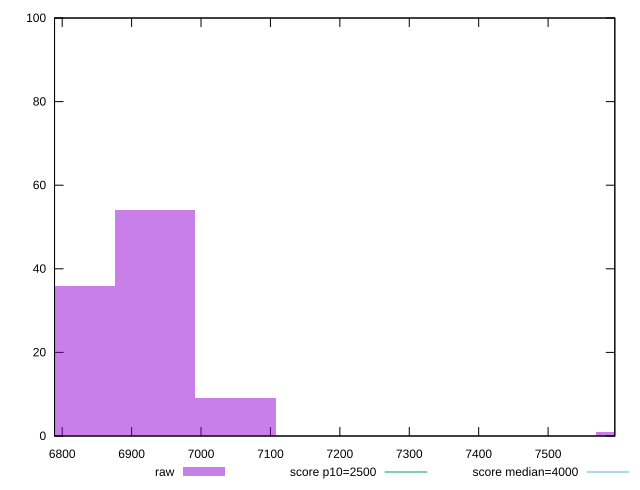

Source code (gnuplot):
reset

$raw <<EOF
7627.431855451303 1
6934.0289595011845 54
6818.461810176164 36
7049.596108826204 9
EOF

set key outside below
set boxwidth 115.56714932501974
set xrange [6788.971499999998:7596.117499999999]
set yrange [0:100]
set trange [0:100]
set style fill transparent solid 0.5 noborder

set parametric
set terminal svg size 640, 490 enhanced background rgb 'white'
set output "report_0_00242021-02-20T12:25:28.543Z/largest-contentful-paint/samples/pages+cached+noadtech+nomedia/raw/histogram.svg"

plot $raw title "raw" with boxes, \
     2500,t title "score p10=2500", \
     4000,t title "score median=4000"

reset
